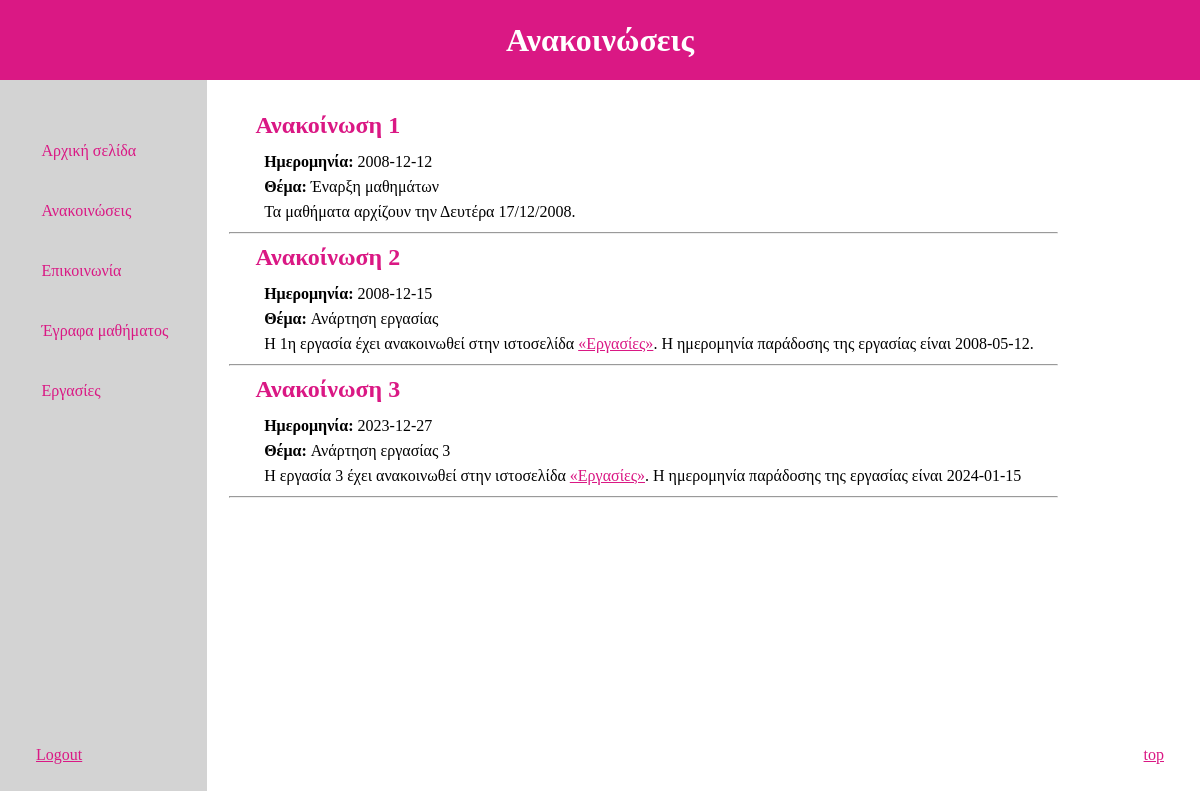
Screenshot of /announcement.php with the database file from the repository.
### tables this page shows
CREATE TABLE `announcement` (
  `Counter` int(11) NOT NULL,
  `Date` date NOT NULL,
  `Subject` varchar(40) NOT NULL,
  `Text` varchar(300) NOT NULL
);

### announcement.php (the view, shortened to what this page needs)
<html>
    <head>
        <link rel="stylesheet" href="extra_files/styling.css">
    </head>
    <body>
        <h1> Ανακοινώσεις </h1>
        <div class="main">
            <div class="side">
                <div class="container">
                    <a class="buttons" href="index.php"  role="button"> Αρχική σελίδα </a>
                    <a class="buttons" href="announcement.php" role="button"> Ανακοινώσεις </a>
                    <a class="buttons" href="communication.php" role="button"> Επικοινωνία </a>
                    <a class="buttons" href="documents.php" role="button"> Έγραφα μαθήματος </a>
                    <a class="buttons" href="homework.php" role="button"> Εργασίες </a>
                </div>
            </div>
            <div id="main_page_content">
            <?php
    			$HOST = 'webpagesdb.it.auth.gr:3306';
    			$USERNAME = 'student4005';
    			$PASSWORD = '4005student';
    			$db = 'student4005';
                $con = mysqli_connect($HOST, $USERNAME, $PASSWORD, $db);
                $result = $con->query("SELECT * FROM announcement");
                if ($result->num_rows > 0)
                    while($row = $result->fetch_assoc()) {
                        if ($_SESSION['role']=='Tutor'){
                            echo '<div style="display:flex; align-items: center;"><h2> Ανακοίνωση '.$row['Counter'].'</h2>
                                <a class="buttons2" style="margin:1%" href="announcement_delete.php?Counter='.$row['Counter'].'" role="button">[Διαγραφή]</a>
                                <a class="buttons2" style="margin:1%" href="announcement_update.php?Counter='.$row['Counter'].'" role="button">[Επεξεργασία]</a></div>';
                        }
                        else
                            echo "<h2> Ανακοίνωση ".$row['Counter']."</h2>" ;
                        echo "<p class=\"forms\"><b>Ημερομηνία: </b>".$row['Date'].'<br>';
                        echo "<b>Θέμα: </b> ".$row['Subject'].'<br>';
                        echo $row['Text'];
                        echo '<hr>';
                    }
                else
                    echo "<h2>Καμία Ανακοίνωση</h2>";
            ?>
            </div>
            <div>
                <a class="top_button" href="#top" role="button"> top </a>
            </div>
            <div>
                <a class="logout" href="logout.php" role="button"> Logout </a>
            </div>
        </div>
    </body>
</html>

### extra_files/styling.css (style rules this page uses)
body { margin:auto; }
h1 { display: flex; align-items: center; justify-content: center; color: #FFFFFF; background-color: #DA1884; height: 10%; margin: auto; }
.main { display: flex; min-height: 90%; width: 90%; }
.side { width: 20%; background-color: lightgrey; }
.container { display: grid; padding-top: 20%; height: 300px; width: 100%; }
.buttons { display: flex; align-items: center; padding-left: 20%; text-decoration: none; color: #DA1884; border: lightgray; background-color: lightgrey; }
#main_page_content { width: 80%; padding: 2%; }
.buttons2 { color: #DA1884; }
h2 { color: #DA1884; padding-left: 2%; margin:10px; }
.forms { width: 100%; padding-left: 4%; line-height: 25px; margin:2px; }
.top_button { color: #DA1884; padding: 3%; position:fixed; right:0; bottom:0; }
.logout { color: #DA1884; padding: 3%; position:fixed; left:0; bottom:0; }

### rows the page displays
announcement: Counter "1", Date "2008-12-12", Subject "Έναρξη μαθημάτων", Text "Τα μαθήματα αρχίζουν την Δευτέρα 17/12/2008."
announcement: Counter "2", Date "2008-12-15", Subject "Ανάρτηση εργασίας", Text "Η 1η εργασία έχει ανακοινωθεί στην ιστοσελίδα «Εργασίες» . Η ημερομηνία παράδοσης της εργασίας είναι 2008-05-12."
announcement: Counter "3", Date "2023-12-27", Subject "Ανάρτηση εργασίας 3", Text "Η εργασία 3 έχει ανακοινωθεί στην ιστοσελίδα «Εργασίες» . Η ημερομηνία παράδοσης της εργασίας είναι 2024-01-15"
